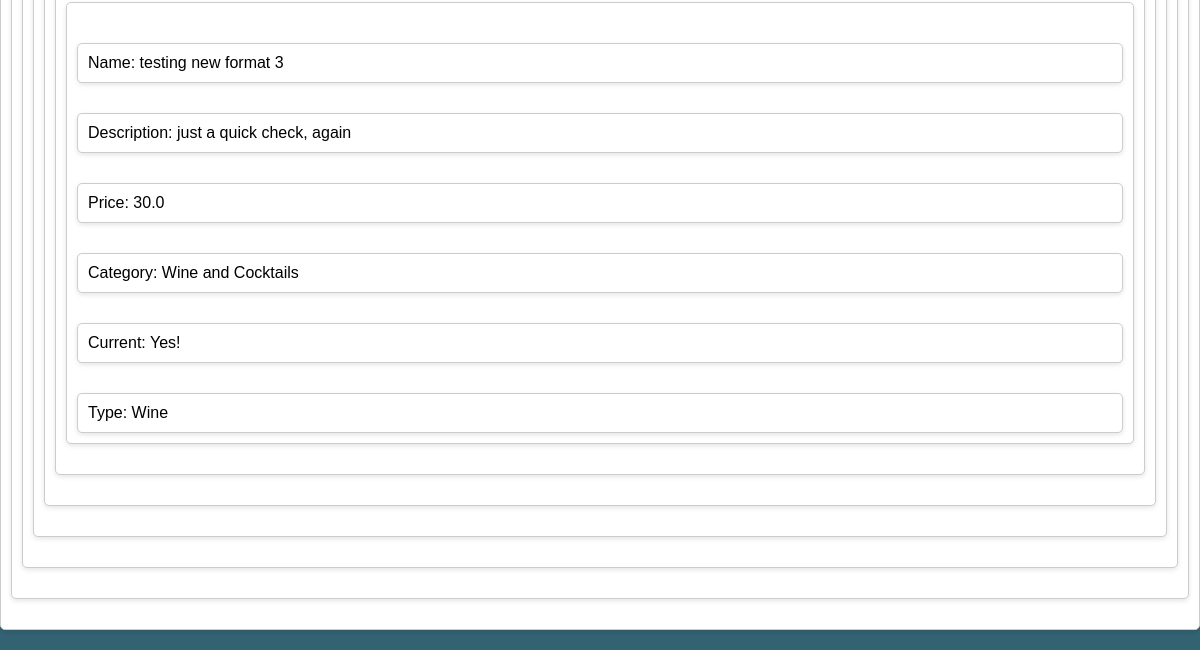
The app's page /test/ (lower part), older data.
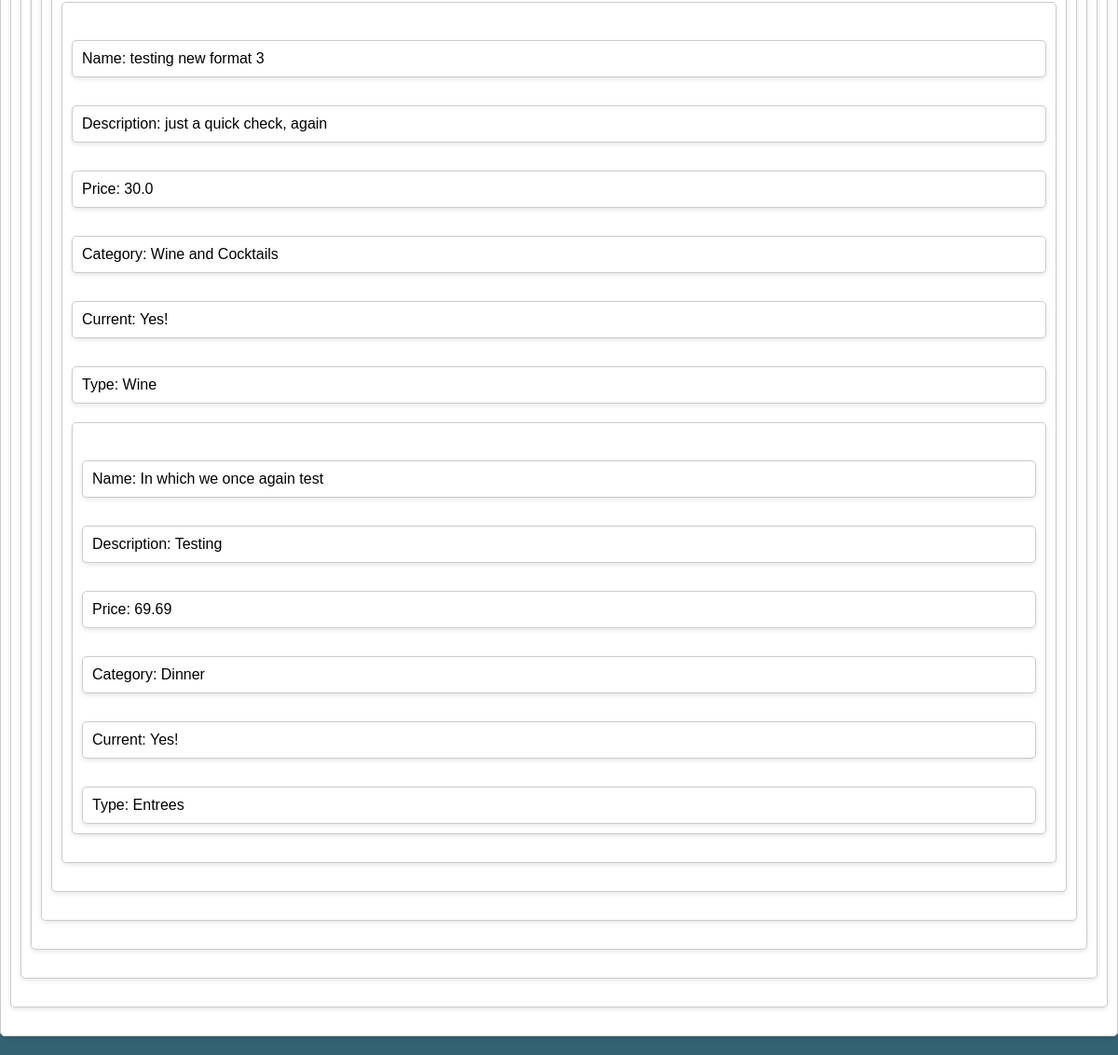
The same page, newer data.
### mcewens/models.py (models this page shows)
class MenuItem(models.Model):
    name = models.CharField(max_length=50)
    CATEGORY_CHOICES = (
        ("Brunch", "Brunch"),
        ("Lunch", "Lunch"),
        ("Dinner", "Dinner"),
        ("Wine and Cocktails", "Wine and Cocktails"),
    )
    category = models.CharField(choices=CATEGORY_CHOICES, max_length=50)
    TYPE_CHOICES = (
        ("Appetizers", "Appetizers"),
        ("Soups/Salads", "Soups/Salads"),
        ("Entrees", "Entrees"),
        ("Desserts", "Desserts"),
        ("Wine", "Wine"),
        ("Cocktails", "Cocktails"),
    )
    item_type = models.CharField(choices=TYPE_CHOICES, max_length=50, blank=True)
    description = models.CharField(max_length=200, blank=True)
    price = models.FloatField()
    current = models.IntegerField(default=1)
    class Meta:
        unique_together = ("name", "category")

### mcewens/views.py (the view)
# urls.py: path("test/", EXAMPLE_create_menu_item_view, name="test"),
def EXAMPLE_create_menu_item_view(request):
    menuItems = MenuItem.objects.all()
    if request.method == "POST":
        form = MenuItemForm(request.POST)
        try:
            item = form.save(commit=False)
            if form.is_valid():
                form = MenuItemForm()
                context = {
                    "id": item.id,
                    "name": item.name,
                    "price": item.price,
                    "description": item.description,
                    "category": item.category,
                    "current": item.current,
                    "item_type": item.item_type,
                    "form": form,
                    "menuItems": menuItems,
                }
                item.save()
        except:
            error = "Something went wrong! Perhaps a menu item with this name and category already exists?"
            form = MenuItemForm()
            context = {"error": error, "menuItems": menuItems, "form": form}
        return render(request, "test.html", context)
    else:
        form = MenuItemForm()
        return render(request, "test.html", {"form": form, "menuItems": menuItems})

### mcewens/templates/test.html (shortened to what this page needs)
<!DOCTYPE html>
<html lang="en">
<head>
</head>
<body>
  {% for menuItem in menuItems %}
  <div class="menu-item-{{menuItem.id}}">
    <p>Name: {{menuItem.name}}</p>
    <p>Description: {{menuItem.description}}</p>
    <p>Price: {{menuItem.price}}</p>
    <p>Category: {{ menuItem.category }}</p>
    {%if menuItem.current is 1 %}<p>Current: Yes!</p>
    {% else %}<p> Current: No!</p>
    {% endif %}<p> Type: {{ menuItem.item_type }}</p>
    {% endfor %}
</body>
</html>

Row changes from the older to the newer data that the page shows:
added MenuItem: name "In which we once again test", description "Testing", price "69.69", category "Dinner", current "Current: Yes!", item_type "Entrees"
